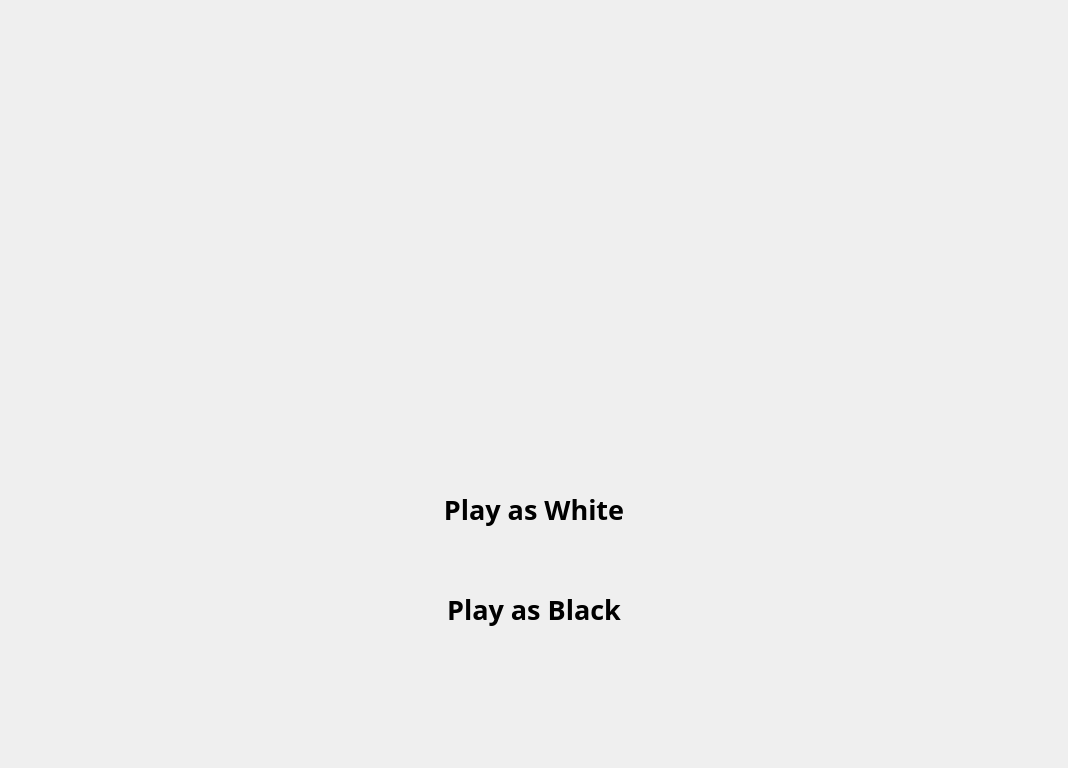
<?xml version="1.0" encoding="UTF-8"?>
<ui version="4.0">
 <class>StartWidget</class>
 <widget class="QWidget" name="StartWidget">
  <property name="geometry">
   <rect>
    <x>0</x>
    <y>0</y>
    <width>1068</width>
    <height>768</height>
   </rect>
  </property>
  <property name="windowTitle">
   <string>Form</string>
  </property>
  <widget class="QPushButton" name="startAsWhite">
   <property name="geometry">
    <rect>
     <x>434</x>
     <y>484</y>
     <width>200</width>
     <height>50</height>
    </rect>
   </property>
   <property name="font">
    <font>
     <family>Arial Rounded MT Bold</family>
     <pointsize>20</pointsize>
     <bold>true</bold>
    </font>
   </property>
   <property name="text">
    <string>Play as White</string>
   </property>
   <property name="flat">
    <bool>true</bool>
   </property>
  </widget>
  <widget class="QPushButton" name="startAsBlack">
   <property name="geometry">
    <rect>
     <x>434</x>
     <y>584</y>
     <width>200</width>
     <height>50</height>
    </rect>
   </property>
   <property name="font">
    <font>
     <family>Arial Rounded MT Bold</family>
     <pointsize>20</pointsize>
     <bold>true</bold>
    </font>
   </property>
   <property name="text">
    <string>Play as Black</string>
   </property>
   <property name="flat">
    <bool>true</bool>
   </property>
  </widget>
 </widget>
 <resources/>
 <connections/>
</ui>
